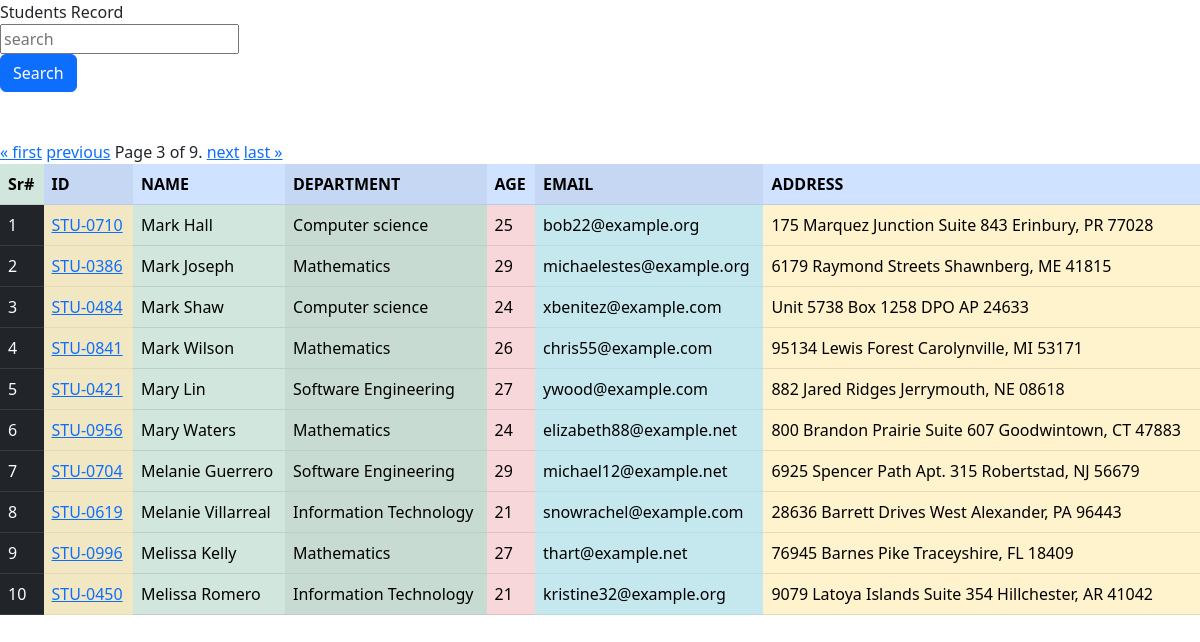
Page /student/?page=3 on the committed database.
### receipe/models.py (models this page shows, shortened)
class Student(models.Model):
        department = models.ForeignKey(Department, related_name='students', on_delete=models.CASCADE)
        studentId = models.OneToOneField(StudentReg, related_name='student', on_delete=models.CASCADE)
        studentName = models.CharField(max_length=50)
        studentAge = models.IntegerField(default=18)
        studentEmail = models.EmailField(unique=True)
        studentAddress = models.TextField()
        is_deleted = models.BooleanField(default=False)
        objects = studentManager()
        admin_object = models.Manager()
        class Meta:
                ordering = ['studentName']
                verbose_name = "student"

class StudentReg(models.Model):
        sReg = models.CharField(max_length=20)
        def __str__(self):
                return self.sReg

class Department(models.Model):
        department = models.CharField(max_length=30)
        def __str__(self):
                return self.department

### receipe/views.py (the view, shortened to what this page needs)
# urls.py: path('student/', views.get_student, name='student'),
def get_student(request):
    so = Student.objects.all()
    paginator = Paginator(so, 10)
    page_number = request.GET.get("page",1)
    so = paginator.get_page(page_number)
    dic = {'student': so}
    return render(request, 'studentList.html', dic)

### receipe/models.py (called while the page is built)
        def get_queryset(self):
                return super().get_queryset().filter(is_deleted=False)

### receipe/templates/studentList.html (shortened to what this page needs)
<!DOCTYPE html>
<html lang="en">
<head>
  <link rel="stylesheet" href="https://cdn.jsdelivr.net/npm/bootstrap@5.2.3/dist/css/bootstrap.min.css">
</head>
<body
<h1 align="center">Students Record </h1>
  <div class="row">
    <form class="mb-5"  >
    <div>
      <input class="" name="search" placeholder="search" type="search">
    </div>
    <div>
      <button class="btn btn-primary">Search</button>
    </div>
    </form>
  </div>
<div class="pagination">
    <spa class="step-links">
        {% if student.has_previous %}
            <a href="?page=1">&laquo; first</a>
            <a href="?page={{ student.previous_page_number }}">previous</a>
        {% endif %}
        <span class="current">
            Page {{ student.number }} of {{ student.paginator.num_pages }}.
        </span>
        {% if student.has_next %}
            <a href="?page={{ student.next_page_number }}">next</a>
            <a href="?page={{ student.paginator.num_pages }}">last &raquo;</a>
        {% endif %}
</div>
<table class="table table-success table-striped-columns">
  <tr class="table-success">
    <th class="">Sr#</th>
    <th class="table-primary">ID</th>
    <th class="table-primary">NAME</th>
    <th class="table-primary">DEPARTMENT</th>
    <th class="table-primary">AGE</th>
    <th class="table-primary">EMAIL</th>
    <th class="table-primary">ADDRESS</th>
  </tr>
  {%for stu in student%}
  <tr class="table-primary">
    <td class="table-dark">{{forloop.counter}}</td>
    <td class="table-warning">  <a href="/receipe/studentResult/{{stu.studentId}}">{{stu.studentId}}</a> </td>
    <td class="table-success">{{stu.studentName}}</td>
    <td class="table-success">{{stu.department}}</td>
    <td class="table-danger">{{stu.studentAge}}</td>
    <td class="table-info">{{stu.studentEmail}}</td>
    <td class="table-warning">{{stu.studentAddress}}</td>
  </tr>
{%endfor%}
</table>
</body>
</html>

### rows in the picture
Student: studentId "STU-0710", studentName "Mark Hall", department "Computer science", studentAge "25", studentEmail "bob22@example.org", studentAddress "175 Marquez Junction Suite 843 Erinbury, PR 77028"
Student: studentId "STU-0386", studentName "Mark Joseph", department "Mathematics", studentAge "29", studentEmail "michaelestes@example.org", studentAddress "6179 Raymond Streets Shawnberg, ME 41815"
Student: studentId "STU-0484", studentName "Mark Shaw", department "Computer science", studentAge "24", studentEmail "xbenitez@example.com", studentAddress "Unit 5738 Box 1258 DPO AP 24633"
Student: studentId "STU-0841", studentName "Mark Wilson", department "Mathematics", studentAge "26", studentEmail "chris55@example.com", studentAddress "95134 Lewis Forest Carolynville, MI 53171"
Student: studentId "STU-0421", studentName "Mary Lin", department "Software Engineering", studentAge "27", studentEmail "ywood@example.com", studentAddress "882 Jared Ridges Jerrymouth, NE 08618"
Student: studentId "STU-0956", studentName "Mary Waters", department "Mathematics", studentAge "24", studentEmail "elizabeth88@example.net", studentAddress "800 Brandon Prairie Suite 607 Goodwintown, CT 47883"
Student: studentId "STU-0704", studentName "Melanie Guerrero", department "Software Engineering", studentAge "29", studentEmail "michael12@example.net", studentAddress "6925 Spencer Path Apt. 315 Robertstad, NJ 56679"
Student: studentId "STU-0619", studentName "Melanie Villarreal", department "Information Technology", studentAge "21", studentEmail "snowrachel@example.com", studentAddress "28636 Barrett Drives West Alexander, PA 96443"
Student: studentId "STU-0996", studentName "Melissa Kelly", department "Mathematics", studentAge "27", studentEmail "thart@example.net", studentAddress "76945 Barnes Pike Traceyshire, FL 18409"
Student: studentId "STU-0450", studentName "Melissa Romero", department "Information Technology", studentAge "21", studentEmail "kristine32@example.org", studentAddress "9079 Latoya Islands Suite 354 Hillchester, AR 41042"

### other values in the picture
{{ student.number }} "3"
{{ student.paginator.num_pages }} "9"
